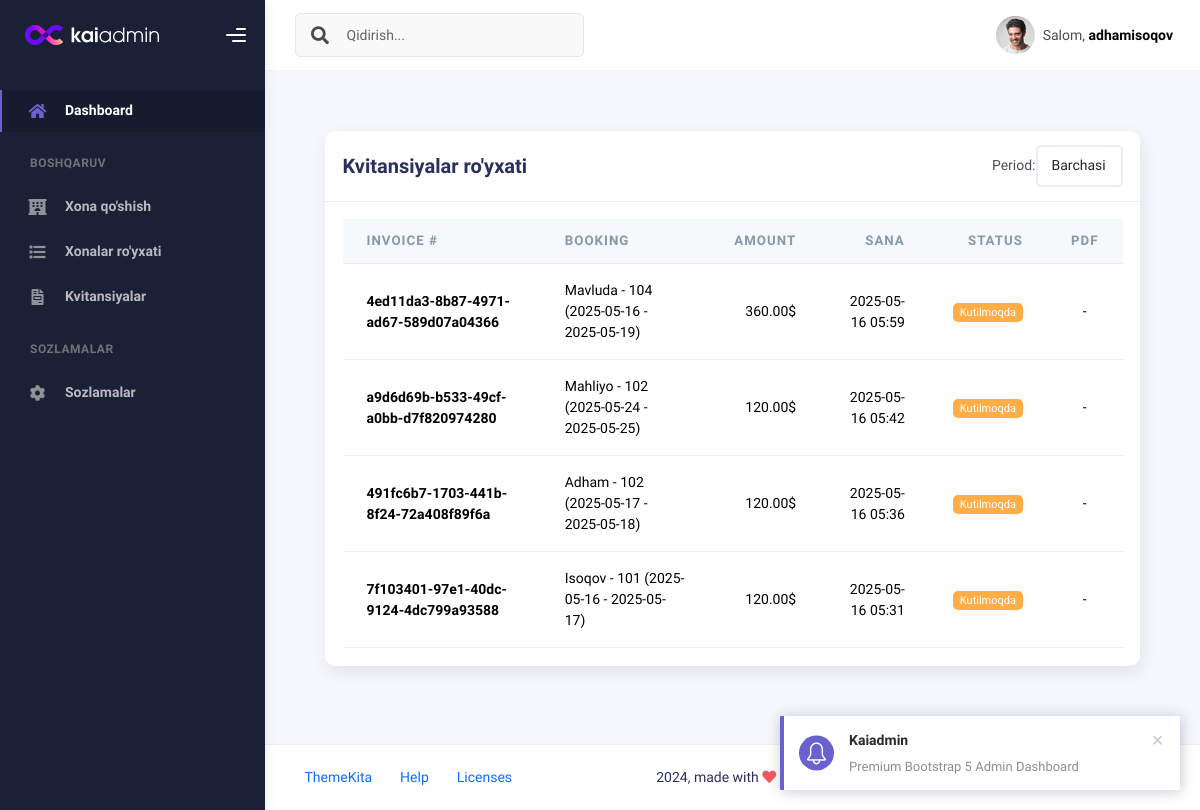
/panel/invoices/ (signed in), run on the app's committed database.
### admin_panel/models.py (models this page shows, shortened)
class Invoice(models.Model):
    booking = models.OneToOneField('Booking', on_delete=models.CASCADE, verbose_name="Booking")
    invoice_number = models.CharField(max_length=36, default=uuid.uuid4, editable=False, verbose_name="Invoice Number")
    amount = models.DecimalField(max_digits=10, decimal_places=2, verbose_name="Amount")
    created_at = models.DateTimeField(auto_now_add=True, verbose_name="Created At")
    paid = models.BooleanField(default=False, verbose_name="Paid")
    pdf = models.FileField(upload_to='invoices/', blank=True, null=True, verbose_name="Invoice PDF")
    class Meta:
        verbose_name = "Invoice"
        verbose_name_plural = "Invoices"

class Booking(models.Model):
    room = models.ForeignKey(
        Room,
        on_delete=models.CASCADE,
        verbose_name="Xona"
    )
    guest_name = models.CharField(
        max_length=100,
        verbose_name="Mehmon ismi"
    )
    guest_email = models.EmailField(
        verbose_name="Email",
        blank=True,
        null=True
    )
    guest_phone = models.CharField(
        max_length=20,
        verbose_name="Telefon raqami",
        blank=True,
        null=True
    )
    check_in_date = models.DateField(
        verbose_name="Kirish sanasi"
    )
    check_out_date = models.DateField(
        verbose_name="Chiqish sanasi"
    )
    total_price = models.DecimalField(
        max_digits=10,
        decimal_places=2,
        verbose_name="Umumiy narx"
    )
    is_confirmed = models.BooleanField(
        default=False,
        verbose_name="Tasdiqlangan"
    )
    created_at = models.DateTimeField(
        auto_now_add=True,
        verbose_name="Yaratilgan vaqti"
    )
    class Meta:
        verbose_name = "Bandlov"
        verbose_name_plural = "Bandlovlar"
        ordering = ['-created_at']
    def __str__(self):
        return f"{self.guest_name} - {self.room.room_number} ({self.check_in_date} - {self.check_out_date})"

class Room(models.Model):
    ROOM_TYPES = [
        ("ST", "Standart"),
        ("CF", "Komfort"),
        ("LX", "Lyuks"),
    ]
    room_number = models.CharField(max_length=10, verbose_name="Xona raqami", unique=True)
    room_type = models.CharField(
        max_length=2,
        choices=ROOM_TYPES,
        default="ST",
        verbose_name="Xona turi"
    )
    price = models.DecimalField(
        max_digits=10,
        decimal_places=2,
        verbose_name="Narxi",
        default=0.00
    )
    beds = models.IntegerField(
        validators=[MinValueValidator(1)],
        verbose_name="Karavotlar soni",
        default=1
    )
    capacity = models.IntegerField(
        validators=[MinValueValidator(1)],
        verbose_name="Sig'imi",
        default=1
    )
    floor = models.IntegerField(
        validators=[MinValueValidator(1)],
        verbose_name="Qavat",
        default=1
    )
    description = models.TextField(
        verbose_name="Tavsif",
        blank=True,
        null=True
    )
    has_breakfast = models.BooleanField(
        default=False,
        verbose_name="Nonushta"
    )
    has_wifi = models.BooleanField(
        default=False,
        verbose_name="Wi-Fi"
    )
    has_tv = models.BooleanField(
        default=False,
        verbose_name="Televizor"
    )
    has_ac = models.BooleanField(
        default=False,
        verbose_name="Konditsioner"
    )
    has_minibar = models.BooleanField(
        default=False,
        verbose_name="Minibar"
    )
    has_safe = models.BooleanField(
        default=False,
        verbose_name="Seif"
    )
    has_bathroom = models.BooleanField(
        default=False,
        verbose_name="Hammom"
    )
    is_available = models.BooleanField(
        default=True,
        verbose_name="Mavjud"
    )
    created_at = models.DateTimeField(
        auto_now_add=True,
        verbose_name="Yaratilgan vaqti"
    )
    class Meta:
        verbose_name = "Xona"
        verbose_name_plural = "Xonalar"
        ordering = ['room_number']

### admin_panel/views.py (the view)
# urls.py: path('invoices/', views.invoices_list, name='invoices_list'),
@login_required(login_url='login')
def invoices_list(request):
    period = request.GET.get('period', '')
    invoices = Invoice.objects.all()
    today = date.today()
    if period == 'daily':
        invoices = invoices.filter(created_at__date=today)
    elif period == 'weekly':
        week_ago = today - timedelta(days=7)
        invoices = invoices.filter(created_at__date__gte=week_ago)
    elif period == 'monthly':
        month_start = today.replace(day=1)
        invoices = invoices.filter(created_at__date__gte=month_start)
    invoices = invoices.order_by('-created_at')
    return render(request, 'admin_panel/invoices_list.html', {
        'invoices': invoices,
        'period': period,
    })

### admin_panel/templates/admin_panel/invoices_list.html (shortened to what this page needs)
{% load static %}
{% include 'admin_panel/assets/head.html' %}
{% include 'admin_panel/assets/navbar.html' %}
  <div class="content">
    <div class="page-inner mt-3">
      <div class="row">
        <div class="col-md-12">
          <div class="card">
            <div class="card-header">
              <div class="d-flex justify-content-between align-items-center">
                <h4 class="card-title">Kvitansiyalar ro'yxati</h4>
                <form method="get" class="d-flex align-items-center">
                  <label class="mr-2 mb-0">Period:</label>
                  <select name="period" class="form-control" onchange="this.form.submit()">
                    <option value="" {% if period == "" %}selected{% endif %}>Barchasi</option>
                  </select>
                </form>
              </div>
            </div>
            <div class="card-body">
              <div class="table-responsive">
                <table class="table align-items-center mb-0">
                  <thead class="thead-light">
                    <tr>
                      <th scope="col">Invoice #</th>
                      <th scope="col">Booking</th>
                      <th scope="col" class="text-end">Amount</th>
                      <th scope="col" class="text-end">Sana</th>
                      <th scope="col" class="text-end">Status</th>
                      <th scope="col" class="text-center">PDF</th>
                    </tr>
                  </thead>
                  <tbody>
                    {% for inv in invoices %}
                    <tr>
                      <th scope="row">{{ inv.invoice_number }}</th>
                      <td>{{ inv.booking }}</td>
                      <td class="text-end">{{ inv.amount }}$</td>
                      <td class="text-end">{{ inv.created_at|date:"Y-m-d H:i" }}</td>
                      <td class="text-end">
                        {% if inv.paid %}
                          <span class="badge badge-success">To'langan</span>
                        {% else %}
                          <span class="badge badge-warning">Kutilmoqda</span>
                        {% endif %}
                      </td>
                      <td class="text-center">
                        {% if inv.pdf %}
                          <a href="{{ inv.pdf.url }}" target="_blank" class="btn btn-sm btn-info">Yuklash</a>
                        {% else %}
                          -
                        {% endif %}
                      </td>
                    </tr>
                    {% empty %}
                    <tr>
                      <td colspan="6" class="text-center">Kvitansiya topilmadi</td>
                    </tr>
                    {% endfor %}
                  </tbody>
                </table>
              </div>
            </div>
          </div>
        </div>
      </div>
    </div>
{% include 'admin_panel/assets/footer.html' %}

### admin_panel/templates/admin_panel/assets/navbar.html (shortened to what this page needs)
{% load static %}
<body>
  <div class="wrapper">
    <div class="sidebar" data-background-color="dark">
      <div class="sidebar-logo">
        <div class="logo-header" data-background-color="dark">
          <a href="{% url 'dashboard' %}" class="logo">
            <img src="{% static 'assets_admin/img/kaiadmin/logo_light.svg' %}" alt="navbar brand" class="navbar-brand" height="20" />
          </a>
          <div class="nav-toggle">
            <button class="btn btn-toggle toggle-sidebar">
              <i class="gg-menu-right"></i>
            </button>
          </div>
        </div>
      </div>
      <div class="sidebar-wrapper scrollbar scrollbar-inner">
        <div class="sidebar-content">
          <ul class="nav nav-secondary">
            <li class="nav-item active">
              <a href="{% url 'dashboard' %}">
                <i class="fas fa-home"></i>
                <p>Dashboard</p>
              </a>
            </li>
            <li class="nav-section">
              <h4 class="text-section">Boshqaruv</h4>
            </li>
            <li class="nav-item">
              <a href="{% url 'add_room' %}">
                <i class="fas fa-hotel"></i>
                <p>Xona qo'shish</p>
              </a>
            </li>
            <li class="nav-item">
              <a href="{% url 'add_room' %}">
                <i class="fas fa-list"></i>
                <p>Xonalar ro'yxati</p>
              </a>
            </li>
            <li class="nav-item">
              <a href="{% url 'invoices_list' %}">
                <i class="fas fa-file-invoice"></i>
                <p>Kvitansiyalar</p>
              </a>
            </li>
            <li class="nav-section">
              <h4 class="text-section">Sozlamalar</h4>
            </li>
            <li class="nav-item">
              <a href="{% url 'dashboard' %}">
                <i class="fas fa-cog"></i>
                <p>Sozlamalar</p>
              </a>
            </li>
          </ul>
        </div>
      </div>
    </div>
    <div class="main-panel">
      <div class="main-header">
        <nav class="navbar navbar-header navbar-header-transparent navbar-expand-lg border-bottom">
          <div class="container-fluid">
            <nav class="navbar navbar-header-left navbar-expand-lg navbar-form nav-search p-0 d-none d-lg-flex">
              <div class="input-group">
                <div class="input-group-prepend">
                  <button type="submit" class="btn btn-search pe-1">
                    <i class="fa fa-search search-icon"></i>
                  </button>
                </div>
                <input type="text" placeholder="Qidirish..." class="form-control" />
              </div>
            </nav>
            <ul class="navbar-nav topbar-nav ms-md-auto align-items-center">
              <li class="nav-item topbar-user dropdown hidden-caret">
                <a class="dropdown-toggle profile-pic" data-bs-toggle="dropdown" href="#" aria-expanded="false">
                  <div class="avatar-sm">
                    <img src="{% static 'assets_admin/img/profile.jpg' %}" alt="..." class="avatar-img rounded-circle" />
                  </div>
                  <span class="profile-username">
                    <span class="op-7">Salom,</span>
                    <span class="fw-bold">{{ request.user.username }}</span>
                  </span>
                </a>
              </li>
            </ul>
          </div>
        </nav>
      </div>
      <div class="container">
        <div class="page-inner">

### data on the page
Invoice: invoice_number "4ed11da3-8b87-4971-ad67-589d07a04366", booking "Mavluda - 104 (2025-05-16 - 2025-05-19)", amount "360.00", created_at "2025-05-16 05:59", paid "Kutilmoqda"
Invoice: invoice_number "a9d6d69b-b533-49cf-a0bb-d7f820974280", booking "Mahliyo - 102 (2025-05-24 - 2025-05-25)", amount "120.00", created_at "2025-05-16 05:42", paid "Kutilmoqda"
Invoice: invoice_number "491fc6b7-1703-441b-8f24-72a408f89f6a", booking "Adham - 102 (2025-05-17 - 2025-05-18)", amount "120.00", created_at "2025-05-16 05:36", paid "Kutilmoqda"
Invoice: invoice_number "7f103401-97e1-40dc-9124-4dc799a93588", booking "Isoqov - 101 (2025-05-16 - 2025-05-17)", amount "120.00", created_at "2025-05-16 05:31", paid "Kutilmoqda"

### other printed values
{{ request.user.username }} "adhamisoqov"
